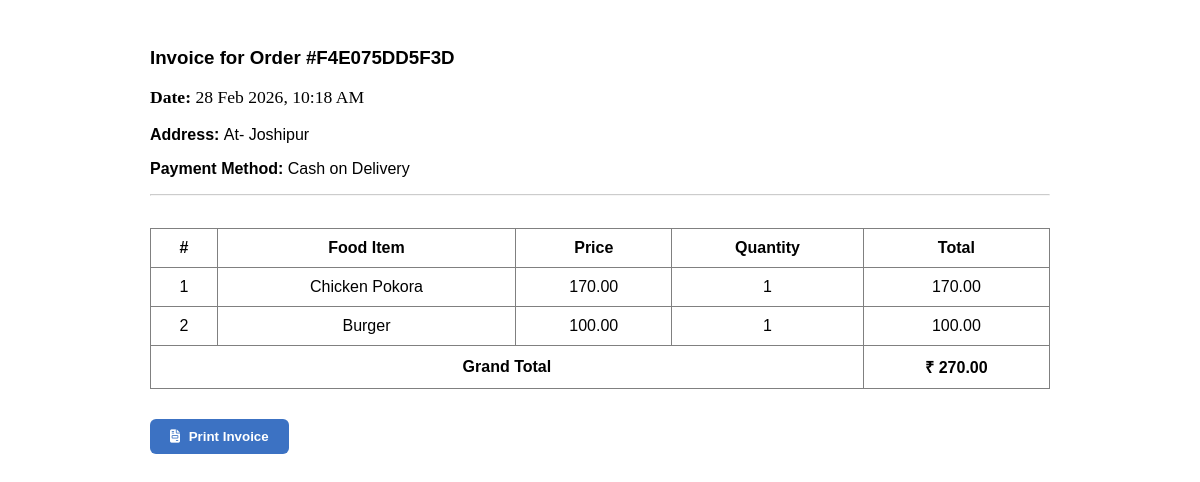
Screenshot of /api/invoice/F4E075DD5F3D/ with the database file from the repository.
### foodordering/models.py (models this page shows, shortened)
class OrderAddress(models.Model):
    user = models.ForeignKey(User, on_delete=models.CASCADE)
    order_number = models.CharField(max_length=128, null=True)
    address = models.TextField()
    order_time = models.DateTimeField(auto_now_add=True)
    order_final_status = models.CharField(max_length=200, null=True)

class PaymentDetail(models.Model):
    PAYMENT_CHOICES = [
        ("cod", "Cash on Delivery"),
        ("online", "Online Payment")
    ]
    user = models.ForeignKey(User, on_delete=models.CASCADE)
    order_number = models.CharField(max_length = 100, null=True)
    payment_mode = models.CharField(max_length = 30, choices=PAYMENT_CHOICES)
    card_number = models.CharField(max_length = 50, null=True, blank=True)
    expiry_date = models.CharField(max_length = 20, null=True, blank=True)
    cvv = models.CharField(max_length = 5, null=True, blank=True)
    payment_date = models.DateTimeField(auto_now_add=True)

class Food(models.Model):
    category = models.ForeignKey(Category, on_delete=models.CASCADE)
    item_name = models.CharField(max_length = 50)
    item_price = models.DecimalField(max_digits=10, decimal_places=2)
    item_description = models.TextField(max_length = 500, null=True, blank=True)
    image = CloudinaryField('image', blank=True, null=True)
    item_quantity = models.CharField(max_length=50)
    is_available = models.BooleanField(default = True)
    created_at = models.DateTimeField(auto_now_add=True)
    updated_at = models.DateTimeField(auto_now=True)

### foodordering/views.py (the view)
# urls.py: path('invoice/<str:order_number>/', get_invoice),
def get_invoice(request, order_number):
    orders = Order.objects.filter(order_number = order_number, is_order_placed = True).select_related('food')
    address = OrderAddress.objects.get(order_number = order_number)
    payment = PaymentDetail.objects.filter(order_number=order_number).first()
    grand_total = 0
    order_data = []
    for order in orders:
        total_price = order.food.item_price * order.quantity
        grand_total += total_price
        order_data.append({
            'food': order.food,
            'quantity': order.quantity,
            'total_price': total_price,
        })
    return render(request, 'invoice.html', {
        'order_number': order_number,
        'order_data': order_data,
        'address': address,
        'grand_total': grand_total,
        'payment': payment,
    })

### foodordering/templates/invoice.html (shortened to what this page needs)
<!DOCTYPE html>
<html lang="en">
<head>
    <link rel="stylesheet" href="https://cdnjs.cloudflare.com/ajax/libs/font-awesome/6.5.0/css/all.min.css">
</head>
<body>
    <div class="invoice-container">
        <h3 class="text-primary">Invoice for Order #{{order_number}}</h3>
        <p class="invoice-text"><strong>Date: </strong> {{address.order_time|date:"d M Y, h:i A" }}</p>
        <p><strong>Address: </strong> {{address.address}}</p>
        <p><strong>Payment Method:</strong>
            {% if payment %}
            {{ payment.get_payment_mode_display }}
            {% else %}
            N/A
            {% endif %}
        </p>
        <hr>
        <table>
            <thead>
                <tr>
                    <th>#</th>
                    <th>Food Item</th>
                    <th>Price</th>
                    <th>Quantity</th>
                    <th>Total</th>
                </tr>
            </thead>
            <tbody>
                {% for order in order_data%}
                <tr>
                    <td>{{forloop.counter}}</td>
                    <td>{{order.food.item_name}}</td>
                    <td>{{order.food.item_price}}</td>
                    <td>{{order.quantity}}</td>
                    <td>{{order.total_price}}</td>
                </tr>
                {% endfor %}
            </tbody>
            <tfoot>
                <tr>
                    <th colspan="4" style="text-align: center;">Grand Total</th>
                    <th>&#8377; {{grand_total}}</th>
                </tr>
            </tfoot>
        </table>
        <div class="print-area" style="margin-top: 30px;">
            <button onclick="window.print()" style="padding:10px 20px;
         background:#3c72c3;
         color:white;
         border:none;
         border-radius:6px;">
                <i class="fas fa-file-invoice " style="margin-right: 5px;"></i>
                <strong>Print Invoice</strong>
            </button>
        </div>
    </div>
</body>
</html>

### foodordering/templates/invoice.html (style rules this page uses)
body { font-family: Arial, sans-serif; padding: 20px; }
.invoice-container { max-width: 900px; margin: auto; background: #fff; }
.invoice-text { font-family: "Times New Roman", serif; font-size: 1.1rem; }
hr { margin-bottom: 2rem; opacity: 0.5; }
table { width: 100%; border-collapse: collapse; }
th, td { border: 1px solid gray; padding: 10px; text-align: center; }

### rows the page displays
OrderAddress: order_time "28 Feb 2026, 10:18 AM", address "At- Joshipur"
PaymentDetail: payment_mode "Cash on Delivery"
Food: food.item_name "Chicken Pokora", food.item_price "170.00", quantity "1", total_price "170.00"
Food: food.item_name "Burger", food.item_price "100.00", quantity "1", total_price "100.00"

### other values shown
{{ order_number }} "F4E075DD5F3D"
{{ grand_total }} "270.00"
